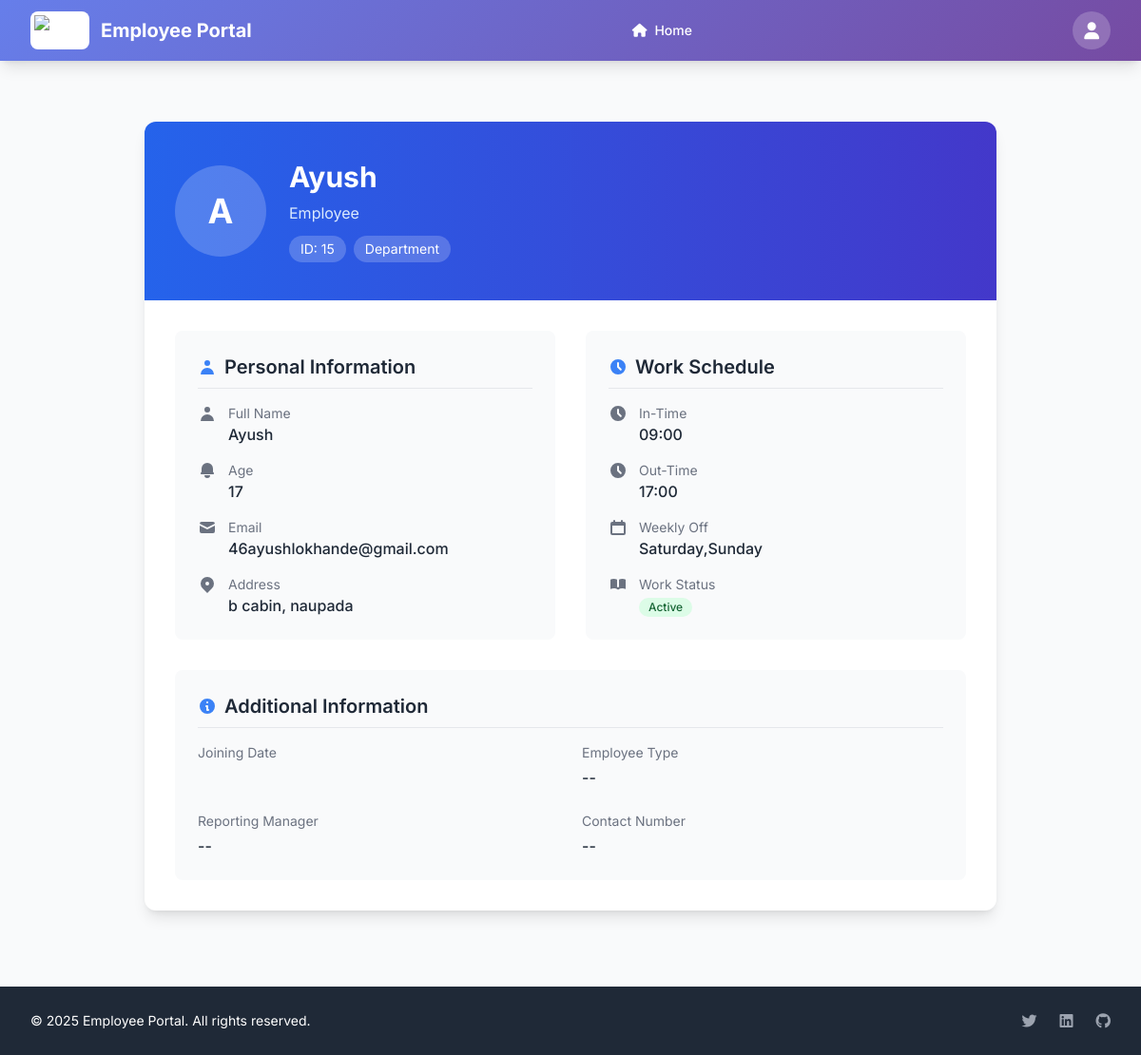
Page /emp/dashboard/ (signed in) on the committed database.
### Home/models.py (models this page shows, shortened)
class Details(models.Model):
    name = models.CharField(max_length=100)
    email = models.EmailField()
    age = models.IntegerField()
    address = models.TextField(max_length=255)
    city = models.CharField(max_length=100)
    state = models.CharField(max_length=100)
    pincode = models.CharField(max_length=6)
    in_time = models.TimeField(default=time(9, 0), null=True, blank=True)
    out_time = models.TimeField(default=time(17, 0), null=True, blank=True)
    weekly_off = models.CharField(default="Saturday,Sunday", max_length=100, null=True, blank=True)

### Home/views.py (the view)
# urls.py: path('emp/dashboard/', views.emp_dashboard, name='emp_dashboard'),
@login_required
def emp_dashboard(request):
    try:
        employee = Details.objects.get(name=request.user.username)
    except Details.DoesNotExist:
        employee = None
    context = {
        'employee': employee,
    }
    return render(request, 'emp_dashboard.html', context)

### Myproject/templates/emp_dashboard.html (shortened to what this page needs)
{% extends "menu.html" %}
{% block content %}
<div class="max-w-4xl mx-auto mt-8 mb-12">
  <div class="bg-white rounded-xl shadow-lg overflow-hidden">
    <div class="bg-gradient-to-r from-blue-600 to-indigo-700 px-8 py-10 text-white">
      <div class="flex flex-col md:flex-row items-center">
        <div class="mb-4 md:mb-0 md:mr-6">
          <div class="w-24 h-24 rounded-full bg-white bg-opacity-20 flex items-center justify-center">
            {% if employee.profile_image %}
              <img src="{{ employee.profile_image.url }}" alt="Profile" class="w-full h-full rounded-full object-cover">
            {% else %}
              <span class="text-4xl font-bold">{{ employee.name|make_list|first|default:"U" }}</span>
            {% endif %}
          </div>
        </div>
        <div class="text-center md:text-left">
          <h1 class="text-3xl font-bold mb-2">{{ employee.name }}</h1>
          <p class="text-blue-100">{{ employee.position|default:"Employee" }}</p>
          <div class="mt-3 flex flex-wrap justify-center md:justify-start gap-2">
            <span class="bg-white bg-opacity-20 px-3 py-1 rounded-full text-sm">
              ID: {{ employee.id|default:"--" }}
            </span>
            <span class="bg-white bg-opacity-20 px-3 py-1 rounded-full text-sm">
              {{ employee.department|default:"Department" }}
            </span>
          </div>
        </div>
      </div>
    </div>
    {% if employee %}
      <div class="p-8">
        <div class="grid grid-cols-1 md:grid-cols-2 gap-8">
          <div class="bg-gray-50 rounded-lg p-6">
            <h2 class="text-xl font-semibold text-gray-800 mb-4 pb-2 border-b border-gray-200 flex items-center">
              <svg xmlns="http://www.w3.org/2000/svg" class="h-5 w-5 mr-2 text-blue-500" viewBox="0 0 20 20" fill="currentColor">
                <path fill-rule="evenodd" d="M10 9a3 3 0 100-6 3 3 0 000 6zm-7 9a7 7 0 1114 0H3z" clip-rule="evenodd" />
              </svg>
              Personal Information
            </h2>
            <div class="space-y-4">
              <div class="flex items-start">
                <div class="w-8 text-gray-500">
                  <svg xmlns="http://www.w3.org/2000/svg" class="h-5 w-5" viewBox="0 0 20 20" fill="currentColor">
                    <path fill-rule="evenodd" d="M10 9a3 3 0 100-6 3 3 0 000 6zm-7 9a7 7 0 1114 0H3z" clip-rule="evenodd" />
                  </svg>
                </div>
                <div class="flex-1">
                  <p class="text-sm text-gray-500">Full Name</p>
                  <p class="font-medium">{{ employee.name }}</p>
                </div>
              </div>
              <div class="flex items-start">
                <div class="w-8 text-gray-500">
                  <svg xmlns="http://www.w3.org/2000/svg" class="h-5 w-5" viewBox="0 0 20 20" fill="currentColor">
                    <path d="M10 2a6 6 0 00-6 6v3.586l-.707.707A1 1 0 004 14h12a1 1 0 00.707-1.707L16 11.586V8a6 6 0 00-6-6zM10 18a3 3 0 01-3-3h6a3 3 0 01-3 3z" />
                  </svg>
                </div>
                <div class="flex-1">
                  <p class="text-sm text-gray-500">Age</p>
                  <p class="font-medium">{{ employee.age }}</p>
                </div>
              </div>
              <div class="flex items-start">
                <div class="w-8 text-gray-500">
                  <svg xmlns="http://www.w3.org/2000/svg" class="h-5 w-5" viewBox="0 0 20 20" fill="currentColor">
                    <path d="M2.003 5.884L10 9.882l7.997-3.998A2 2 0 0016 4H4a2 2 0 00-1.997 1.884z" />
                    <path d="M18 8.118l-8 4-8-4V14a2 2 0 002 2h12a2 2 0 002-2V8.118z" />
                  </svg>
                </div>
                <div class="flex-1">
                  <p class="text-sm text-gray-500">Email</p>
                  <p class="font-medium">{{ request.user.email }}</p>
                </div>
              </div>
              <div class="flex items-start">
                <div class="w-8 text-gray-500">
                  <svg xmlns="http://www.w3.org/2000/svg" class="h-5 w-5" viewBox="0 0 20 20" fill="currentColor">
                    <path fill-rule="evenodd" d="M5.05 4.05a7 7 0 119.9 9.9L10 18.9l-4.95-4.95a7 7 0 010-9.9zM10 11a2 2 0 100-4 2 2 0 000 4z" clip-rule="evenodd" />
                  </svg>
                </div>
                <div class="flex-1">
                  <p class="text-sm text-gray-500">Address</p>
                  <p class="font-medium">{{ employee.address }}</p>
                </div>
              </div>
            </div>
          </div>
          <div class="bg-gray-50 rounded-lg p-6">
            <h2 class="text-xl font-semibold text-gray-800 mb-4 pb-2 border-b border-gray-200 flex items-center">
              <svg xmlns="http://www.w3.org/2000/svg" class="h-5 w-5 mr-2 text-blue-500" viewBox="0 0 20 20" fill="currentColor">
                <path fill-rule="evenodd" d="M10 18a8 8 0 100-16 8 8 0 000 16zm1-12a1 1 0 10-2 0v4a1 1 0 00.293.707l2.828 2.829a1 1 0 101.415-1.415L11 9.586V6z" clip-rule="evenodd" />
              </svg>
              Work Schedule
            </h2>
            <div class="space-y-4">
              <div class="flex items-start">
                <div class="w-8 text-gray-500">
                  <svg xmlns="http://www.w3.org/2000/svg" class="h-5 w-5" viewBox="0 0 20 20" fill="currentColor">
                    <path fill-rule="evenodd" d="M10 18a8 8 0 100-16 8 8 0 000 16zm1-12a1 1 0 10-2 0v4a1 1 0 00.293.707l2.828 2.829a1 1 0 101.415-1.415L11 9.586V6z" clip-rule="evenodd" />
                  </svg>
                </div>
                <div class="flex-1">
                  <p class="text-sm text-gray-500">In-Time</p>
                  <p class="font-medium">{{ employee.in_time|default:"--"|time:"H:i" }}</p>
                </div>
              </div>
              <div class="flex items-start">
                <div class="w-8 text-gray-500">
                  <svg xmlns="http://www.w3.org/2000/svg" class="h-5 w-5" viewBox="0 0 20 20" fill="currentColor">
                    <path fill-rule="evenodd" d="M10 18a8 8 0 100-16 8 8 0 000 16zm1-12a1 1 0 10-2 0v4a1 1 0 00.293.707l2.828 2.829a1 1 0 101.415-1.415L11 9.586V6z" clip-rule="evenodd" />
                  </svg>
                </div>
                <div class="flex-1">
                  <p class="text-sm text-gray-500">Out-Time</p>
                  <p class="font-medium">{{ employee.out_time|default:"--"|time:"H:i" }}</p>
                </div>
              </div>
              <div class="flex items-start">
                <div class="w-8 text-gray-500">
                  <svg xmlns="http://www.w3.org/2000/svg" class="h-5 w-5" viewBox="0 0 20 20" fill="currentColor">
                    <path fill-rule="evenodd" d="M6 2a1 1 0 00-1 1v1H4a2 2 0 00-2 2v10a2 2 0 002 2h12a2 2 0 002-2V6a2 2 0 00-2-2h-1V3a1 1 0 10-2 0v1H7V3a1 1 0 00-1-1zM4 8h12v8H4V8z" clip-rule="evenodd" />
                  </svg>
                </div>
                <div class="flex-1">
                  <p class="text-sm text-gray-500">Weekly Off</p>
                  <p class="font-medium">{{ employee.weekly_off|default:"--" }}</p>
                </div>
              </div>
              <div class="flex items-start">
                <div class="w-8 text-gray-500">
                </div>
                <div class="flex-1">
                  <p class="text-sm text-gray-500">Work Status</p>
                  <p class="font-medium">
                    <span class="inline-flex items-center px-2.5 py-0.5 rounded-full text-xs font-medium bg-green-100 text-green-800">
                      Active
                    </span>
                  </p>
                </div>
              </div>
            </div>
          </div>
        </div>
        <div class="mt-8 bg-gray-50 rounded-lg p-6">
          <h2 class="text-xl font-semibold text-gray-800 mb-4 pb-2 border-b border-gray-200 flex items-center">
            <svg xmlns="http://www.w3.org/2000/svg" class="h-5 w-5 mr-2 text-blue-500" viewBox="0 0 20 20" fill="currentColor">
              <path fill-rule="evenodd" d="M18 10a8 8 0 11-16 0 8 8 0 0116 0zm-7-4a1 1 0 11-2 0 1 1 0 012 0zM9 9a1 1 0 000 2v3a1 1 0 001 1h1a1 1 0 100-2v-3a1 1 0 00-1-1H9z" clip-rule="evenodd" />
            </svg>
            Additional Information
          </h2>
          <div class="grid grid-cols-1 md:grid-cols-2 gap-6">
            <div>
              <p class="text-sm text-gray-500 mb-1">Joining Date</p>
            </div>
            <div>
              <p class="text-sm text-gray-500 mb-1">Employee Type</p>
              <p class="font-medium">{{ employee.employee_type|default:"--" }}</p>
            </div>
            <div>
              <p class="text-sm text-gray-500 mb-1">Reporting Manager</p>
              <p class="font-medium">{{ employee.manager|default:"--" }}</p>
            </div>
            <div>
              <p class="text-sm text-gray-500 mb-1">Contact Number</p>
              <p class="font-medium">{{ employee.phone|default:"--" }}</p>
            </div>
          </div>
        </div>
      </div>
    {% endif %}
  </div>
</div>
{% endblock %}

### Myproject/templates/menu.html (style rules this page uses)
body { font-family: 'Inter', sans-serif; }

### rows in the picture
Details: name|make_list "A", name "Ayush", id "15", age "17", address "b cabin, naupada", in_time "09:00", out_time "17:00", weekly_off "Saturday,Sunday"

### other values in the picture
{{ employee.position|default:"Employee" }} "Employee"
{{ employee.department|default:"Department" }} "Department"
{{ request.user.email }} "46ayushlokhande@gmail.com"
{{ employee.employee_type|default:"--" }} "--"
{{ employee.manager|default:"--" }} "--"
{{ employee.phone|default:"--" }} "--"
